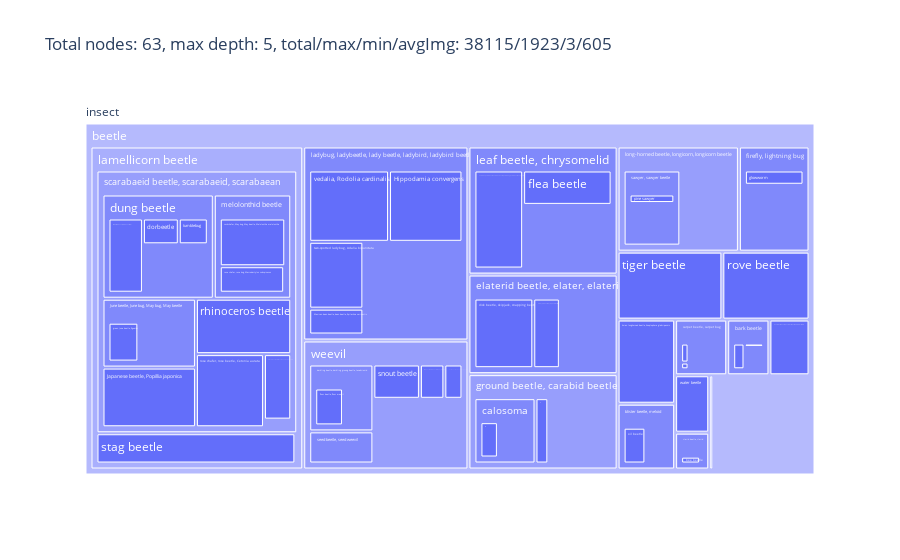

Notebook source saved alongside this figure:
### Code cell
# http://image-net.org/explore 
node_interested = tree.find_node('beetle')
children = tree.find_all_children(node_interested)
parents = tree.find_parents(children)

# Create dict


n_children = len(children)
max_d = tree.find_max_depth(node_interested)
minImg = min([c.numImg for c in children])
maxImg = max([c.numImg for c in children])
totalImg = sum([c.numImg for c in children])
avgImg = int(totalImg / n_children)

fig = px.treemap(
    names = [str(i) for i in children],
    parents = [str(i) for i in parents],
    values = [str(c.numImg) for c in children], 
    title = "Total nodes: {}, max depth: {}, total/max/min/avgImg: {}/{}/{}/{}".format(n_children, max_d, totalImg, maxImg, minImg, avgImg)
)
fig.show()

### Figure 1 — Plotly figure (JSON) as saved in the notebook; plotly's stock layout.template omitted (floating-point values rounded to 4 significant figures)
{"data": [{"domain": {"x": [0, 1], "y": [0, 1]}, "hoverlabel": {"namelength": 0}, "hovertemplate": "label=%{label}<br>value=%{value}<br>parent=%{parent}", "labels": ["beetle", "tiger beetle", "ladybug, ladybeetle, lady beetle, ladybird, ladybird beetle", "two-spotted ladybug, Adalia bipunctata", "Mexican bean beetle, bean beetle, Epilachna varivestis", "Hippodamia convergens", "vedalia, Rodolia cardinalis", "ground beetle, carabid beetle", "bombardier beetle", "calosoma", "searcher, searcher beetle, Calosoma scrutator", "firefly, lightning bug", "glowworm", "long-horned beetle, longicorn, longicorn beetle", "sawyer, sawyer beetle", "pine sawyer", "leaf beetle, chrysomelid", "flea beetle", "Colorado potato beetle, Colorado beetle, potato bug, potato beetle, Leptinotarsa decemlineata", "carpet beetle, carpet bug", "buffalo carpet beetle, Anthrenus scrophulariae", "black carpet beetle", "clerid beetle, clerid", "bee beetle", "lamellicorn beetle", "scarabaeid beetle, scarabaeid, scarabaean", "dung beetle", "scarab, scarabaeus, Scarabaeus sacer", "tumblebug", "dorbeetle", "June beetle, June bug, May bug, May beetle", "green June beetle, figeater", "Japanese beetle, Popillia japonica", "Oriental beetle, Asiatic beetle, Anomala orientalis", "rhinoceros beetle", "melolonthid beetle", "cockchafer, May bug, May beetle, Melolontha melolontha", "rose chafer, rose bug, Macrodactylus subspinosus", "rose chafer, rose beetle, Cetonia aurata", "stag beetle", "elaterid beetle, elater, elaterid", "click beetle, skipjack, snapping beetle", "firefly, fire beetle, Pyrophorus noctiluca", "water beetle", "whirligig beetle", "deathwatch beetle, deathwatch, Xestobium rufovillosum", "weevil", "snout beetle", "boll weevil, Anthonomus grandis", "darkling beetle, darkling groung beetle, tenebrionid", "flour beetle, flour weevil", "seed beetle, seed weevil", "pea weevil, Bruchus pisorum", "bean weevil, Acanthoscelides obtectus", "rice weevil, black weevil, Sitophylus oryzae", "blister beetle, meloid", "oil beetle", "Spanish fly", "bark beetle", "Dutch-elm beetle, Scolytus multistriatus", "spruce bark beetle, Dendroctonus rufipennis", "rove beetle", "Asian longhorned beetle, Anoplophora glabripennis"], "name": "", "parents": ["insect", "beetle", "beetle", "ladybug, ladybeetle, lady beetle, ladybird, ladybird beetle", "ladybug, ladybeetle, lady beetle, ladybird, ladybird beetle", "ladybug, ladybeetle, lady beetle, ladybird, ladybird beetle", "ladybug, ladybeetle, lady beetle, ladybird, ladybird beetle", "beetle", "ground beetle, carabid beetle", "ground beetle, carabid beetle", "calosoma", "beetle", "firefly, lightning bug", "beetle", "long-horned beetle, longicorn, longicorn beetle", "sawyer, sawyer beetle", "beetle", "leaf beetle, chrysomelid", "leaf beetle, chrysomelid", "beetle", "carpet beetle, carpet bug", "carpet beetle, carpet bug", "beetle", "clerid beetle, clerid", "beetle", "lamellicorn beetle", "scarabaeid beetle, scarabaeid, scarabaean", "dung beetle", "dung beetle", "dung beetle", "scarabaeid beetle, scarabaeid, scarabaean", "June beetle, June bug, May bug, May beetle", "scarabaeid beetle, scarabaeid, scarabaean", "scarabaeid beetle, scarabaeid, scarabaean", "scarabaeid beetle, scarabaeid, scarabaean", "scarabaeid beetle, scarabaeid, scarabaean", "melolonthid beetle", "melolonthid beetle", "scarabaeid beetle, scarabaeid, scarabaean", "lamellicorn beetle", "beetle", "elaterid beetle, elater, elaterid", "elaterid beetle, elater, elaterid", "beetle", "beetle", "beetle", "beetle", "weevil", "weevil", "weevil", "darkling beetle, darkling groung beetle, tenebrionid", "weevil", "seed beetle, seed weevil", "seed beetle, seed weevil", "weevil", "beetle", "blister beetle, meloid", "blister beetle, meloid", "beetle", "bark beetle", "bark beetle", "beetle", "beetle"], "type": "treemap", "values": ["1488", "1168", "1923", "757", "293", "1096", "1191", "1077", "218", "669", "370", "987", "231", "1007", "881", "205", "1313", "709", "1113", "388", "23", "65", "29", "177", "11", "48", "1138", "926", "271", "335", "939", "543", "1284", "411", "1216", "11", "1195", "652", "1145", "1153", "920", "1046", "473", "321", "63", "366", "1329", "368", "143", "463", "526", "215", "226", "34", "193", "321", "297", "3", "211", "31", "144", "972", "794"]}], "layout": {"legend": {"tracegroupgap": 0}, "title": {"text": "Total nodes: 63, max depth: 5, total/max/min/avgImg: 38115/1923/3/605"}}}
